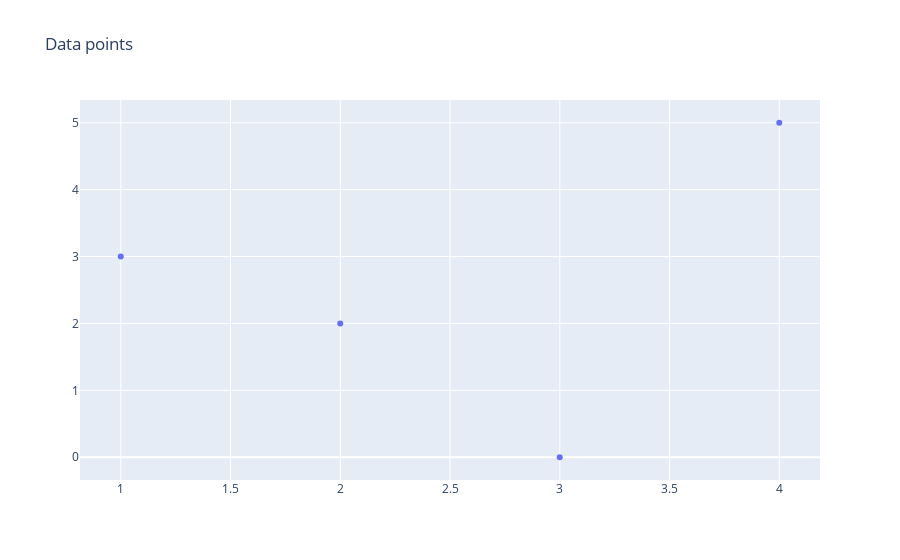
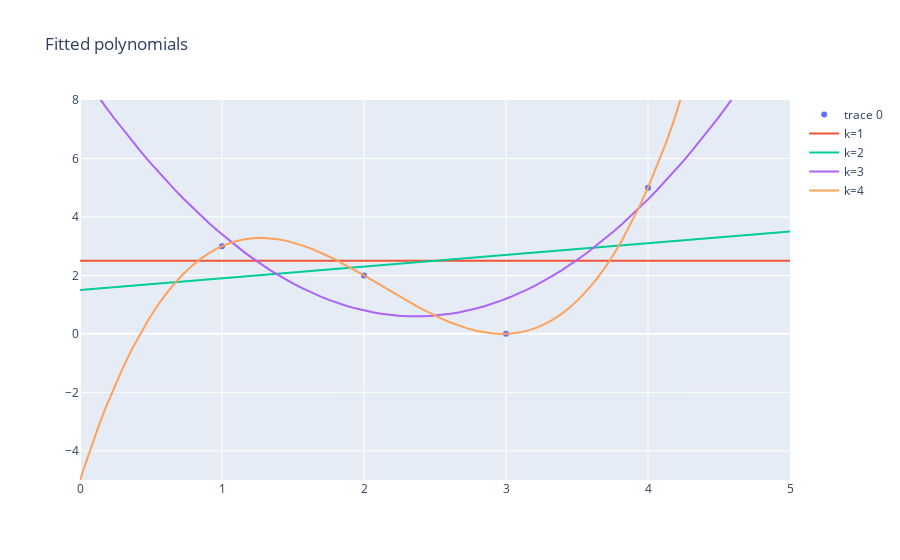

Write notebook code for charts like these, in order.
### Code cell
org_pts= go.Figure(data= go.Scatter(x= x[:,0],
                                    y= y[:,0],
                                    mode= 'markers',
                                    hovertemplate= '<br>x=%{x}</br>y=%{y}<extra></extra>'))

org_pts.update_layout(
    title="Data points")
org_pts.show()



for k in range(1,5):
    X= make_linear_X_matrix(x, k= k)
    
    W= np.linalg.inv(X.T@X)@X.T@y


    pts_x= np.linspace(0,6,100, dtype= float).reshape((100, 1))
    pts_X= make_linear_X_matrix(pts_x, k= k)
    pts_y= pts_X@W

    equation = write_equation(k, W[:,0])

    X= make_linear_X_matrix(x, k= k)
    predicted_y= X@W
    
    print(k, equation, calculate_MSE(y[:,0], predicted_y[:,0]))
    

    
    org_pts.add_trace(go.Scatter(x= pts_x[:,0],
                                 y= pts_y[:,0],
                                 name= "k="+str(k),
                                 hovertemplate= f'k={k}'))
    


org_pts.update_layout(title= 'Fitted polynomials',
                      yaxis_range=[-5,8],
                      xaxis_range=[-0,5])

org_pts.show()
